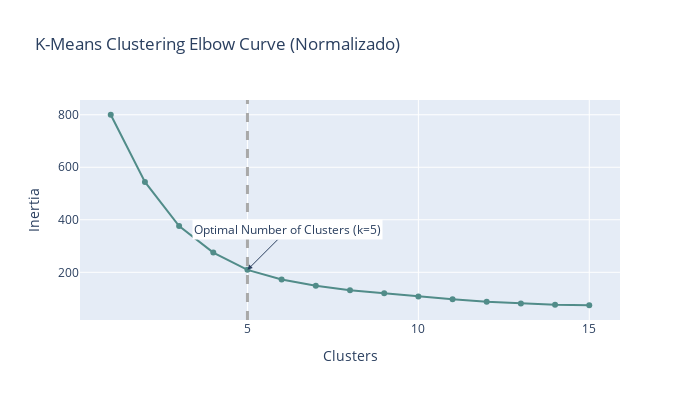

The code cell stored with this chart in its notebook:
### Code cell
# Gráfico de la curva de codo con línea dinámica en el óptimo k
fig = px.line(plot_km, x=plot_km.index, y='Inertia', markers=True,
              title="K-Means Clustering Elbow Curve (Normalizado)")
fig.update_traces(line_color='#518C89')

# Línea y anotación usando el optimal_k calculado por KneeLocator
fig.add_vline(x=optimal_k, line_width=3, line_dash="dash", line_color="darkgrey")
fig.add_annotation(
    x=optimal_k,
    y=plot_km.loc[optimal_k, 'Inertia'],
    text=f"Optimal Number of Clusters (k={optimal_k})",
    showarrow=True,
    arrowhead=2,
    ax=40, ay=-40,
    bgcolor='white',
    font=dict(size=12)
)

fig.update_layout(width=700, height=400)
fig.show()

### Figure 1 — Plotly figure (JSON) as saved in the notebook; plotly's stock layout.template omitted (floating-point values rounded to 4 significant figures)
{"data": [{"hovertemplate": "Clusters=%{x}<br>Inertia=%{y}<extra></extra>", "legendgroup": "", "line": {"color": "#518C89", "dash": "solid"}, "marker": {"symbol": "circle"}, "mode": "markers+lines", "name": "", "orientation": "v", "showlegend": false, "type": "scatter", "x": [1, 2, 3, 4, 5, 6, 7, 8, 9, 10, 11, 12, 13, 14, 15], "xaxis": "x", "y": [800, 544.0, 376.1, 275.2, 209.3, 172.9, 148.6, 131.9, 120.7, 107.5, 97.18, 87.4, 81.26, 76.36, 74.52], "yaxis": "y"}], "layout": {"annotations": [{"arrowhead": 2, "ax": 40, "ay": -40, "bgcolor": "white", "font": {"size": 12}, "showarrow": true, "text": "Optimal Number of Clusters (k=5)", "x": 5, "y": 209.3}], "height": 400, "legend": {"tracegroupgap": 0}, "shapes": [{"line": {"color": "darkgrey", "dash": "dash", "width": 3}, "type": "line", "x0": 5, "x1": 5, "xref": "x", "y0": 0, "y1": 1, "yref": "y domain"}], "title": {"text": "K-Means Clustering Elbow Curve (Normalizado)"}, "width": 700, "xaxis": {"anchor": "y", "domain": [0, 1], "title": {"text": "Clusters"}}, "yaxis": {"anchor": "x", "domain": [0, 1], "title": {"text": "Inertia"}}}}
